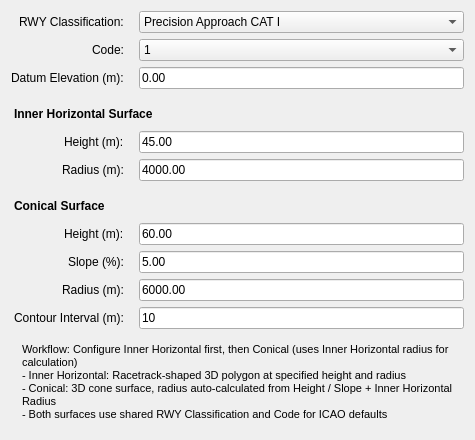
            <widget class="QWidget" name="tab_inner_conical">
       <layout class="QFormLayout" name="formLayout_inner_conical">
        <property name="fieldGrowthPolicy">
         <enum>QFormLayout::AllNonFixedFieldsGrow</enum>
        </property>
        <property name="labelAlignment">
         <set>Qt::AlignRight|Qt::AlignVCenter</set>
        </property>
        <property name="horizontalSpacing">
         <number>15</number>
        </property>
        <property name="verticalSpacing">
         <number>6</number>
        </property>
        
        <!-- SHARED RWY CLASSIFICATION & CODE - Direct FormLayout -->
        <item row="0" column="0">
         <widget class="QLabel" name="label_rwyClassification_inner_conical">
          <property name="text">
           <string>RWY Classification:</string>
          </property>
         </widget>
        </item>
        <item row="0" column="1">
         <widget class="QComboBox" name="combo_rwyClassification_inner_conical">
          <property name="currentIndex">
           <number>2</number>
          </property>
          <item>
           <property name="text">
            <string>Non-instrument</string>
           </property>
          </item>
          <item>
           <property name="text">
            <string>Non-precision approach</string>
           </property>
          </item>
          <item>
           <property name="text">
            <string>Precision Approach CAT I</string>
           </property>
          </item>
          <item>
           <property name="text">
            <string>Precision Approach CAT II or III</string>
           </property>
          </item>
         </widget>
        </item>
        <item row="1" column="0">
         <widget class="QLabel" name="label_code_inner_conical">
          <property name="text">
           <string>Code:</string>
          </property>
         </widget>
        </item>
        <item row="1" column="1">
         <widget class="QComboBox" name="spin_code_inner_conical">
          <item>
           <property name="text">
            <string>1</string>
           </property>
          </item>
          <item>
           <property name="text">
            <string>2</string>
           </property>
          </item>
          <item>
           <property name="text">
            <string>3</string>
           </property>
          </item>
          <item>
           <property name="text">
            <string>4</string>
           </property>
          </item>
         </widget>
        </item>
        
        <!-- SHARED DATUM ELEVATION (#125) -->
        <item row="2" column="0">
         <widget class="QLabel" name="label_datum_inner_conical">
          <property name="text">
           <string>Datum Elevation (m):</string>
          </property>
         </widget>
        </item>
        <item row="2" column="1">
         <widget class="QLineEdit" name="spin_datum_inner_conical">
          <property name="text">
           <string>0.00</string>
          </property>
          <property name="toolTip">
           <string>Reference elevation the surface heights are measured above (e.g. aerodrome reference elevation). Inner Horizontal Z = Datum + Inner Horizontal Height. Conical Z ranges from Datum + Inner Horizontal Height (inner edge) to Datum + Inner Horizontal Height + Conical Height (outer edge).</string>
          </property>
         </widget>
        </item>
        
        <!-- INNER HORIZONTAL SURFACE SECTION HEADER -->
        <item row="3" column="0" colspan="2">
         <widget class="QLabel" name="label_section_inner_horizontal">
          <property name="text">
           <string>Inner Horizontal Surface</string>
          </property>
          <property name="styleSheet">
           <string>QLabel { font-weight: bold; padding-top: 12px; padding-bottom: 4px; }</string>
          </property>
         </widget>
        </item>
        
        <!-- INNER HORIZONTAL SURFACE CONTROLS -->
        <item row="4" column="0">
         <widget class="QLabel" name="label_height_inner">
          <property name="text">
           <string>Height (m):</string>
          </property>
         </widget>
        </item>
        <item row="4" column="1">
         <widget class="QLineEdit" name="spin_height_inner">
          <property name="text">
           <string>45.00</string>
          </property>
          <property name="toolTip">
           <string>Height for 3D polygon surface (PolygonZ)</string>
          </property>
         </widget>
        </item>
        <item row="5" column="0">
         <widget class="QLabel" name="label_L_inner">
          <property name="text">
           <string>Radius (m):</string>
          </property>
         </widget>
        </item>
        <item row="5" column="1">
         <widget class="QLineEdit" name="spin_L_inner">
          <property name="text">
           <string>4000.00</string>
          </property>
         </widget>
        </item>
        
        <!-- CONICAL SURFACE SECTION HEADER -->
        <item row="6" column="0" colspan="2">
         <widget class="QLabel" name="label_section_conical">
          <property name="text">
           <string>Conical Surface</string>
          </property>
          <property name="styleSheet">
           <string>QLabel { font-weight: bold; padding-top: 12px; padding-bottom: 4px; }</string>
          </property>
         </widget>
        </item>
        
        <!-- CONICAL SURFACE CONTROLS -->
        <item row="7" column="0">
         <widget class="QLabel" name="label_height_conical">
          <property name="text">
           <string>Height (m):</string>
          </property>
         </widget>
        </item>
        <item row="7" column="1">
         <widget class="QLineEdit" name="spin_height_conical">
          <property name="text">
           <string>60.00</string>
          </property>
          <property name="toolTip">
                     <string>Height for 3D PolygonZ surface (input). Radius will be auto-calculated from Height / Slope + Inner Horizontal Radius.</string>
          </property>
         </widget>
        </item>
                <item row="8" column="0">
                 <widget class="QLabel" name="label_conical_slope">
                    <property name="text">
                     <string>Slope (%):</string>
                    </property>
                 </widget>
                </item>
        <item row="8" column="1">
         <widget class="QLineEdit" name="spin_conical_slope">
          <property name="text">
           <string>5.00</string>
          </property>
          <property name="toolTip">
           <string>Nominal conical slope in percent (editable per code to future-proof regulations).</string>
          </property>
         </widget>
        </item>
        <item row="9" column="0">
         <widget class="QLabel" name="label_L_conical">
          <property name="text">
           <string>Radius (m):</string>
          </property>
         </widget>
        </item>
        <item row="9" column="1">
         <widget class="QLineEdit" name="spin_L_conical">
          <property name="text">
           <string>6000.00</string>
          </property>
          <property name="toolTip">
           <string>Computed as Height / Slope + Inner Horizontal Radius. Read-only; edit Slope or Height to change.</string>
          </property>
          <property name="readOnly">
           <bool>true</bool>
          </property>
         </widget>
        </item>

        <!-- CONTOUR INTERVAL (#126) -->
        <item row="10" column="0">
         <widget class="QLabel" name="label_contour_interval_conical">
          <property name="text">
           <string>Contour Interval (m):</string>
          </property>
         </widget>
        </item>
        <item row="10" column="1">
         <widget class="QLineEdit" name="spin_contour_interval_conical">
          <property name="text">
           <string>10</string>
          </property>
          <property name="toolTip">
           <string>Elevation interval for contour lines in metres. Set to 0 to disable.</string>
          </property>
         </widget>
        </item>

        <!-- WORKFLOW INFORMATION -->
        <item row="11" column="0" colspan="2">
         <widget class="QLabel" name="label_info_inner_conical">
          <property name="text">
           <string>Workflow: Configure Inner Horizontal first, then Conical (uses Inner Horizontal radius for calculation)
- Inner Horizontal: Racetrack-shaped 3D polygon at specified height and radius
- Conical: 3D cone surface, radius auto-calculated from Height / Slope + Inner Horizontal Radius
- Both surfaces use shared RWY Classification and Code for ICAO defaults</string>
          </property>
          <property name="wordWrap">
           <bool>true</bool>
          </property>
          <property name="styleSheet">
              <string>QLabel { font-size: 11px; border-radius: 4px; padding: 8px; }</string>
          </property>
         </widget>
        </item>
       </layout>
      </widget>
